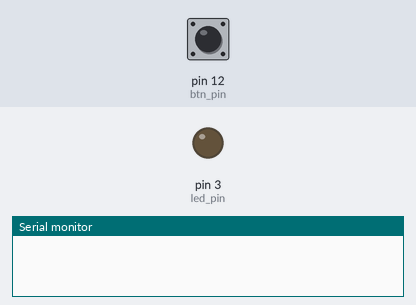
Simulated run of this sketch. Board: Arduino Uno, built with avr-gcc and run on an emulated ATmega328P. Shown: output pins drawn as LEDs (lit = HIGH), the last lines printed to the serial monitor. Inputs (shaded band) come from the test bench; at power-on: pin 12 (btn_pin) LOW.

Above: at 1.2 s.
1.3 s: pin 12 (btn_pin) pulled HIGH for 0.15 s
At 2.4 s:
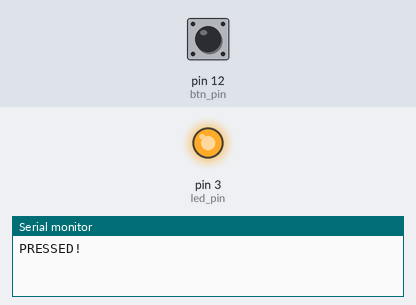
2.9 s: pin 12 (btn_pin) pulled HIGH for 1 s
At 3.6 s:
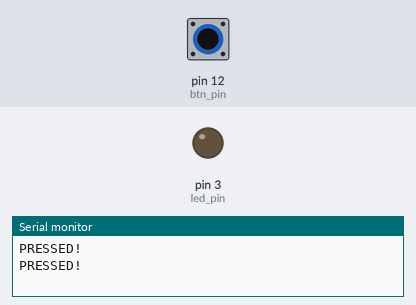
5.4 s: pin 12 (btn_pin) pulled HIGH for 3.2 s
At 6.7 s:
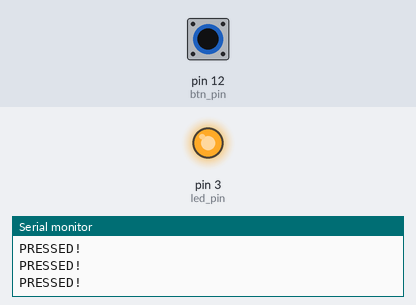
Timing chart, 0 to 8.4 s (numbered marks = the images above; inputs shaded):
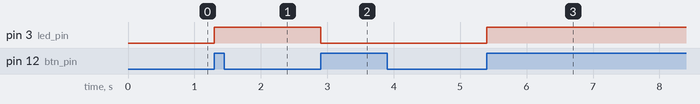

Measured:
- after the input at 1.3 s, pin 3 (led_pin): LOW → HIGH at once
- after the input at 2.9 s, pin 3 (led_pin): HIGH → LOW at once
- after the input at 5.4 s, pin 3 (led_pin): LOW → HIGH at once

The sketch:

ButtonLed.ino
```cpp
#define btn_pin 12
#define led_pin 3
#define check_time 20
#define size 100

long prev = 0;
int arr[size];
int counter = 0;
bool flag = false;

void setup() {
  pinMode(led_pin, OUTPUT);
  pinMode(btn_pin, INPUT);
  Serial.begin(9600);
}

void loop(){
  int val = digitalRead(btn_pin);
  if (val == 1){
    if(millis() - prev > check_time){
      flag = !flag;
      Serial.println("PRESSED!");
    }
    prev = millis();
  }

  if(flag){
    digitalWrite(led_pin, HIGH);
  }
  else{
    digitalWrite(led_pin, LOW);
  }

}
```
